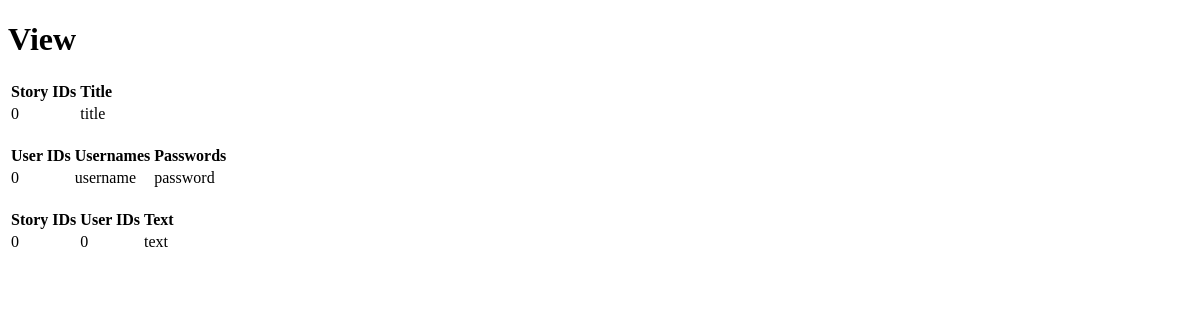
Before: /view with the older database file.
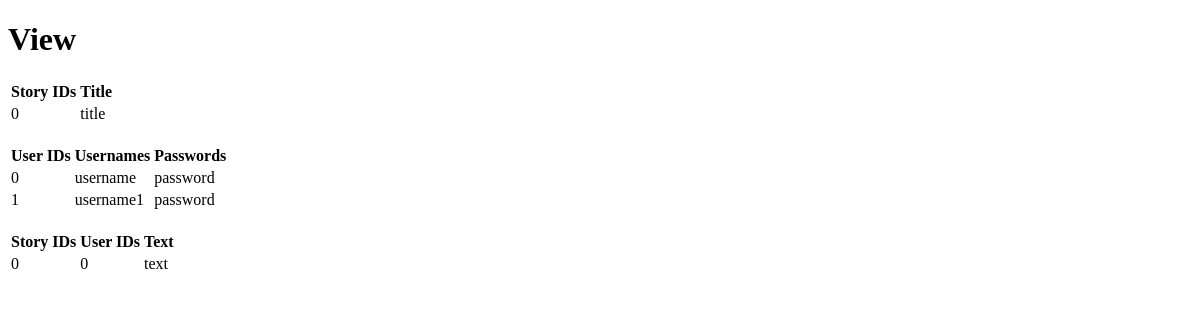
After: the same page with the newer database file.
### tables this page shows
CREATE TABLE STORIES
             ([storyID] INTEGER PRIMARY KEY, [title] text NOT NULL);

CREATE TABLE USERNAMES(
            [userID] INTEGER PRIMARY KEY, [username] text NOT NULL, [password] text);

CREATE TABLE STORYEDITS
             ([storyID] INTEGER, [userID] INTEGER, [text] text NOT NULL);

### app.py (the view)
@app.route("/view")
def view():
    return render_template(
        "view.html",
        story = dbFunctions.getStory1(), #id and title
        users = dbFunctions.getUSERNAMES1(), #list of contents
        edits = dbFunctions.getSTORYEDITS1()
        )

### utl/dbFunctions.py (called while the page is built)
def getStory1():
    DB_FILE="accounts.db"
    db = sqlite3.connect(DB_FILE)
    c = db.cursor()
    command = "SELECT * FROM STORIES;"
    c.execute(command)
    new = c.fetchall()
    db.commit() #save changes
    db.close()  #close database
    return new

def getUSERNAMES1():
    DB_FILE="accounts.db"
    db = sqlite3.connect(DB_FILE)
    c = db.cursor()
    command = "SELECT * FROM USERNAMES"
    c.execute(command)
    new = c.fetchall()
    db.commit() #save changes
    db.close()  #close database
    return new

def getSTORYEDITS1():
    DB_FILE="accounts.db"
    db = sqlite3.connect(DB_FILE)
    c = db.cursor()
    command = "SELECT * FROM STORYEDITS;"
    c.execute(command)
    new = c.fetchall()
    db.commit() #save changes
    db.close()  #close database
    return new

### templates/view.html (shortened to what this page needs)
{% extends "template.html" %}
{% block body %}
	<h1> View </h1>
  <table>
		<th>Story IDs</th>
		<th>Title</th>
    {% for stories in story%}
    <tr>
      <td>{{stories[0]}}</td>
      <td>{{stories[1]}}</td>
    </tr>
    {% endfor %}
  </table>
  <br>
  <table>
		<th>User IDs</th>
		<th>Usernames</th>
		<th>Passwords</th>
    {% for stories in users%}
    <tr>
      <td>{{stories[0]}}</td>
      <td>{{stories[1]}}</td>
      <td>{{stories[2]}}</td>
    </tr>
    {% endfor %}
  </table>
<br>
<table>
	<th>Story IDs</th>
	<th>User IDs</th>
	<th>Text</th>
  {% for stories in edits%}
  <tr>
    <td>{{stories[0]}}</td>
    <td>{{stories[1]}}</td>
    <td>{{stories[2]}}</td>
    <td>{{stories[3]}}</td>
  </tr>
  {% endfor %}
</table>
	{% endblock %}

### templates/template.html (shortened to what this page needs)
<!DOCTYPE html>
<html>
<head>
</head>
<body>
    {% block body %} {% endblock %}
</body>
</html>

Changed rows visible on the page:
added USERNAMES: userID "1", username "username1", password "password"
